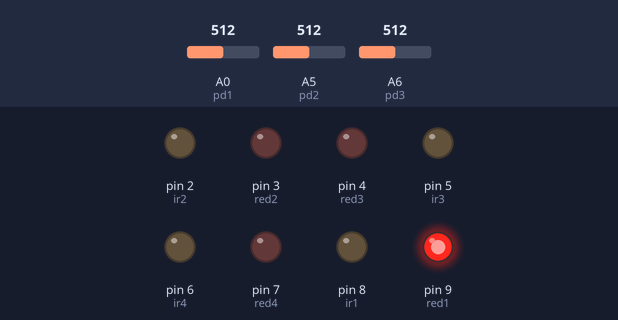
Bench run of a sketch on a simulated Arduino Nano, built with avr-gcc and run on an emulated ATmega328P. Shown: output pins drawn as LEDs (lit = HIGH). The test bench sets the inputs (shaded band); at power-on: A0 (pd1) = 512, A5 (pd2) = 512, A6 (pd3) = 512. What the sketch prints to the serial monitor is not drawn.

Above: at 0.2 s.
At 1.0 s:
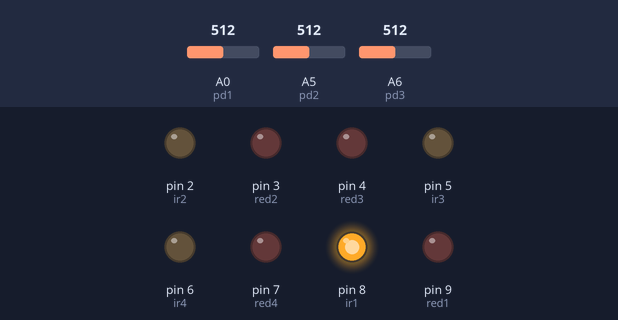
At 1.7 s:
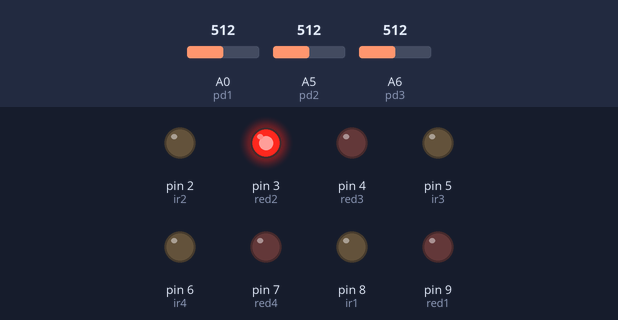
At 2.4 s:
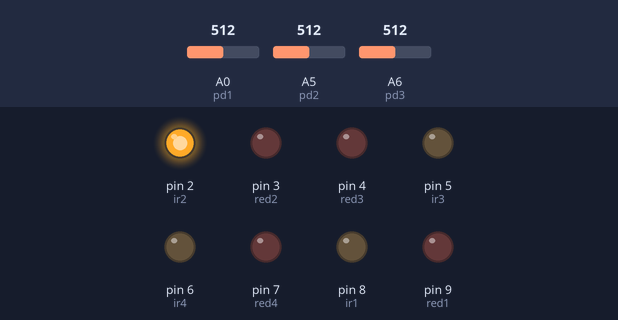
At 3.1 s:
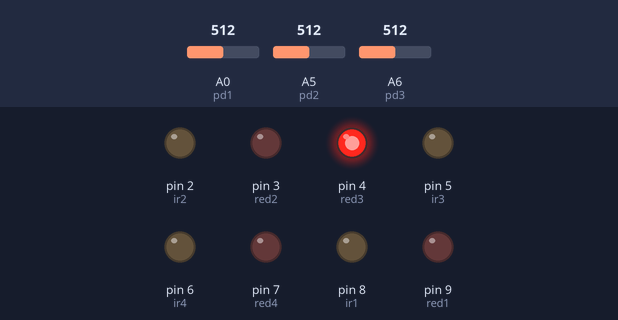
At 3.8 s:
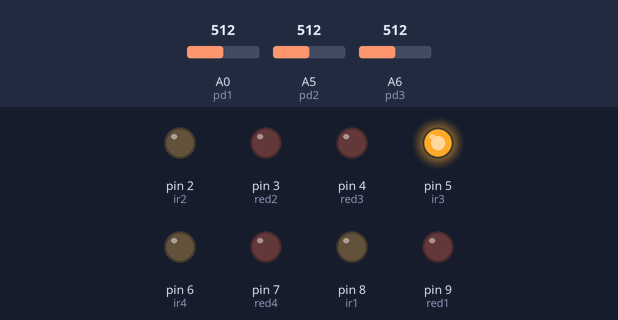
Timing chart, 0 to 5.5 s (numbered marks = the images above):
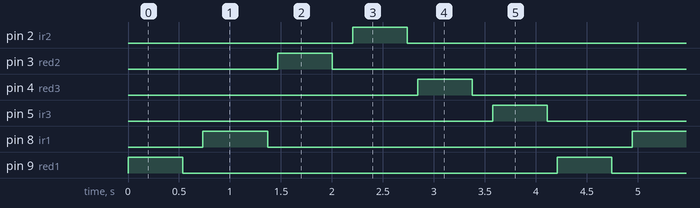

Measured:
- by itself, pin 2 (ir2), pin 4 (red3): alternates HIGH for 0.53 s and LOW for 3.7 s
- by itself, pin 3 (red2), pin 5 (ir3), pin 9 (red1): alternates HIGH for 0.54 s and LOW for 3.7 s
- by itself, pin 8 (ir1): alternates HIGH for 0.63 s and LOW for 3.6 s

The sketch:

Multimode_V1oxy.ino
```cpp
/* Author Hannaneh Hojaiji
 *  NIRS I2BL CORELAB
 *  This is the V1 of Multimode code to controle 4 sets of red and IR LEDs for PPG and oxygenation measurement
 */

int red4 = 7;//red 4
int red3 = 4;//red 3
int red2 = 3;//red 2
int red1 = 9;//red 1

int ir4 = 6;//IR 4
int ir3 = 5;//IR 3
int ir2 = 2;//IR 2
int ir1 = 8;//IR 1

int pd1 = A0;//Reads A0 un-inverted PD 1 (mid), inv 1, 2 filt
int pd2 = A5;//Reads A5 un-inverted PD 2 (left), inv 3
int pd3 = A6;//Reads A6 un-inverted PD 3 (right), inv 4
int photodiode =0;
int photodiode2 =0;
int photodiode3 =0;
int i = 0;

void setup() {
  Serial.begin(9600);
  analogReference(INTERNAL);

  // Setup the 6 LEDs as Output
  pinMode(red1, OUTPUT);
  pinMode(red2, OUTPUT);
  pinMode(red3, OUTPUT);
  pinMode(red4, OUTPUT);

  pinMode(ir1, OUTPUT);
  pinMode(ir2, OUTPUT);
  pinMode(ir3, OUTPUT);
  pinMode(ir4, OUTPUT);

}

void loop() {
//Red 1
  digitalWrite(red1, HIGH);
  delayMicroseconds(625);
  photodiode = 0;
  photodiode2 = 0;
  photodiode3 = 0;
  for (i = 0; i<100; i++){

      photodiode = photodiode + analogRead(pd1);
      photodiode2 = photodiode2 + analogRead(pd2);
      photodiode3 = photodiode3 + analogRead(pd3);
      delay(5);
  }

  Serial.print("PD1 RED1:, ");
  Serial.print(photodiode/100.0);
  delayMicroseconds(5);

  Serial.print(",PD2 RED1:, ");
  Serial.print(photodiode2/100.0);
  delayMicroseconds(5);

  Serial.print(",PD3 RED1:, ");
  Serial.print(photodiode3/100.0);

  digitalWrite(red1, LOW);
  delay(200);

//IR 1
  digitalWrite(ir1, HIGH);
  delayMicroseconds(625);
  photodiode = 0;
  photodiode2 = 0;
  photodiode3 = 0;
  for (i = 0; i<100; i++){

      photodiode = photodiode + analogRead(pd1);
      photodiode2 = photodiode2 + analogRead(pd2);
      photodiode3 = photodiode3 + analogRead(pd3);
      delay(5);
  }

  Serial.print(",PD1 IR1:, ");
  Serial.print(photodiode/100.0);
  delayMicroseconds(5);

  Serial.print(",PD2 IR1:, ");
  Serial.print(photodiode2/100.0);
  delayMicroseconds(5);

  Serial.print(",PD3 IR1:, ");
  Serial.print(photodiode3/100.0);
  delay(100);

  digitalWrite(ir1, LOW);
  delay(100);


//Red 2
  digitalWrite(red2, HIGH);
  delayMicroseconds(625);
  photodiode = 0;
  photodiode2 = 0;
  photodiode3 = 0;
  for (i = 0; i<100; i++){

      photodiode = photodiode + analogRead(pd1);
      photodiode2 = photodiode2 + analogRead(pd2);
      photodiode3 = photodiode3 + analogRead(pd3);
      delay(5);
  }

  Serial.print(",PD1 RED2:, ");
  Serial.print(photodiode/100.0);
  delayMicroseconds(5);

  Serial.print(",PD2 RED2:, ");
  Serial.print(photodiode2/100.0);
  delayMicroseconds(5);

  Serial.print(",PD3 RED2:, ");
  Serial.print(photodiode3/100.0);

  digitalWrite(red2, LOW);
  delay(200);

//IR 2
  digitalWrite(ir2, HIGH);
  delayMicroseconds(625);
  photodiode = 0;
  photodiode2 = 0;
  photodiode3 = 0;
  for (i = 0; i<100; i++){

      photodiode = photodiode + analogRead(pd1);
      photodiode2 = photodiode2 + analogRead(pd2);
      photodiode3 = photodiode3 + analogRead(pd3);
      delay(5);
  }

  Serial.print(",PD1 IR2:, ");
  Serial.print(photodiode/100.0);
  delayMicroseconds(5);

  Serial.print(",PD2 IR2:, ");
  Serial.print(photodiode2/100.0);
  delayMicroseconds(5);

  Serial.print(",PD3 IR2:, ");
  Serial.print(photodiode2/100.0);
  digitalWrite(ir2, LOW);
  delay(100);


//Red 3
  digitalWrite(red3, HIGH);
  delayMicroseconds(625);
  photodiode = 0;
  photodiode2 = 0;
  photodiode3 = 0;
  for (i = 0; i<100; i++){

      photodiode = photodiode + analogRead(pd1);
      photodiode2 = photodiode2 + analogRead(pd2);
      photodiode3 = photodiode3 + analogRead(pd3);
      delay(5);
  }

  Serial.print(",PD1 RED3:, ");
  Serial.print(photodiode/100.0);
  delayMicroseconds(5);

  Serial.print(",PD2 RED3:, ");
  Serial.print(photodiode2/100.0);
  delayMicroseconds(5);

  Serial.print(",PD3 RED3:, ");
  Serial.print(photodiode3/100);

  digitalWrite(red3, LOW);
  delay(200);

//IR 3
  digitalWrite(ir3, HIGH);
  delayMicroseconds(625);
  photodiode = 0;
  photodiode2 = 0;
  photodiode3 = 0;
  for (i = 0; i<100; i++){

      photodiode = photodiode + analogRead(pd1);
      photodiode2 = photodiode2 + analogRead(pd2);
      photodiode3 = photodiode3 + analogRead(pd3);
      delay(5);
  }

  Serial.print(",PD1 IR3:, ");
  Serial.print(photodiode/100.0);
  delayMicroseconds(5);

  Serial.print(",PD2 IR3:, ");
  Serial.print(photodiode2/100.0);
  delayMicroseconds(5);

  Serial.print(",PD3 IR3:, ");
  Serial.println(photodiode3/100.0);
  digitalWrite(ir3, LOW);
  delay(100);

/*
  //Red 4
  digitalWrite(red4, HIGH);
  delayMicroseconds(625);
  photodiode = 0;
  photodiode2 = 0;
  photodiode3 = 0;
  for (i = 0; i<100; i++){

      photodiode = photodiode + analogRead(pd1);
      photodiode2 = photodiode2 + analogRead(pd2);
      photodiode3 = photodiode3 + analogRead(pd3);
      delay(5);
  }

  Serial.print(",PD1 RED4:, ");
  Serial.print(photodiode/100);
  delayMicroseconds(5);

  Serial.print(",PD2 RED4:, ");
  Serial.print(photodiode2/100);
  delayMicroseconds(5);

  Serial.print(",PD3 RED4:, ");
  Serial.print(photodiode3/100);

  digitalWrite(red4, LOW);
  delay(100);

//IR 4
  digitalWrite(ir4, HIGH);
  delayMicroseconds(625);
  photodiode = 0;
  photodiode2 = 0;
  photodiode3 = 0;
  for (i = 0; i<100; i++){

      photodiode = photodiode + analogRead(pd1);
      photodiode2 = photodiode2 + analogRead(pd2);
      photodiode3 = photodiode3 + analogRead(pd3);
      delay(5);
  }

  Serial.print(",PD1 IR4:, ");
  Serial.print(photodiode/100);
  delayMicroseconds(5);

  Serial.print(",PD2 IR4:, ");
  Serial.print(photodiode2/100);
  delayMicroseconds(5);

  Serial.print(",PD3 IR4:, ");
  Serial.println(photodiode3/100);
  digitalWrite(ir4, LOW);
  delay(100);
  */
}
```
